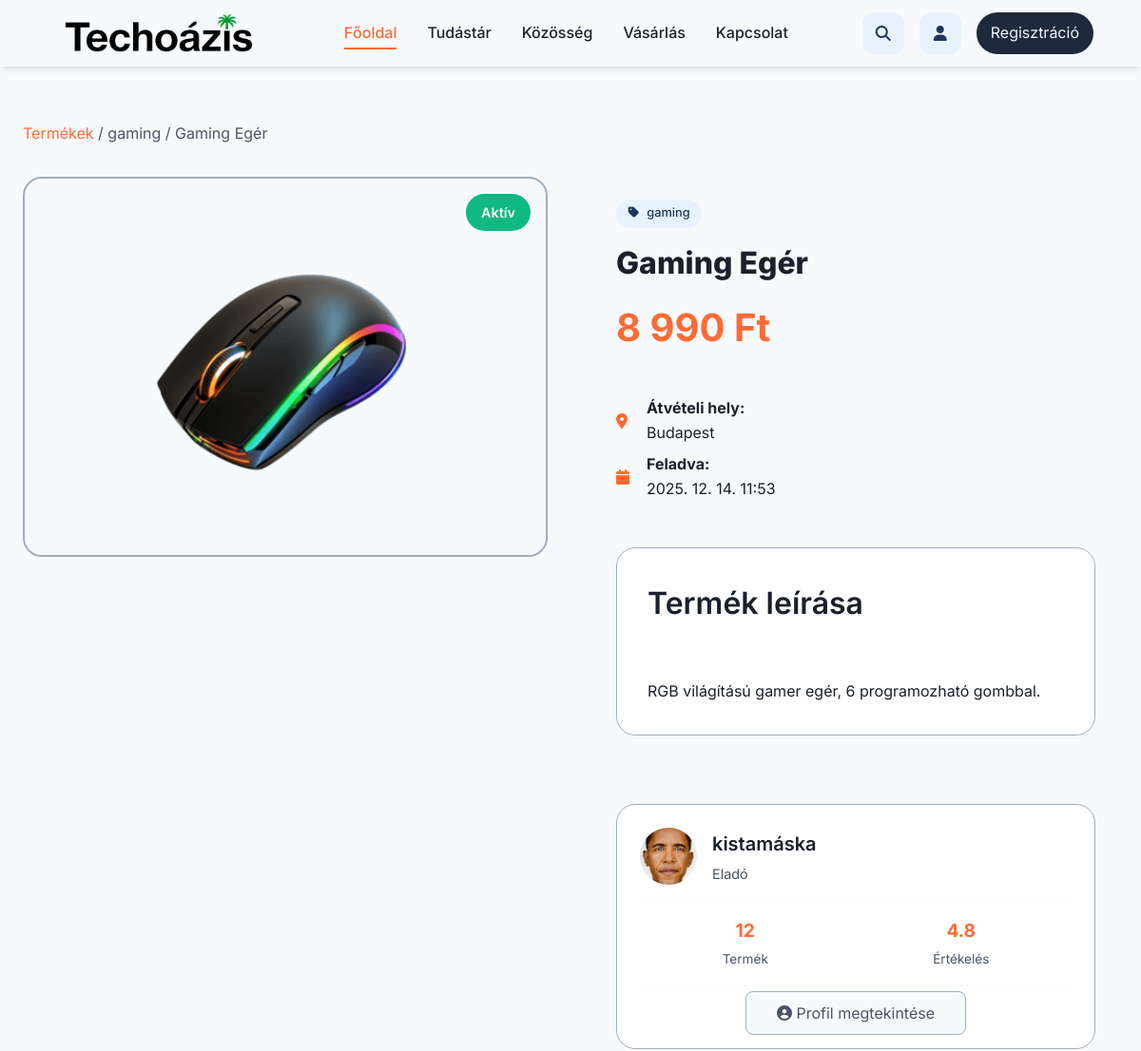
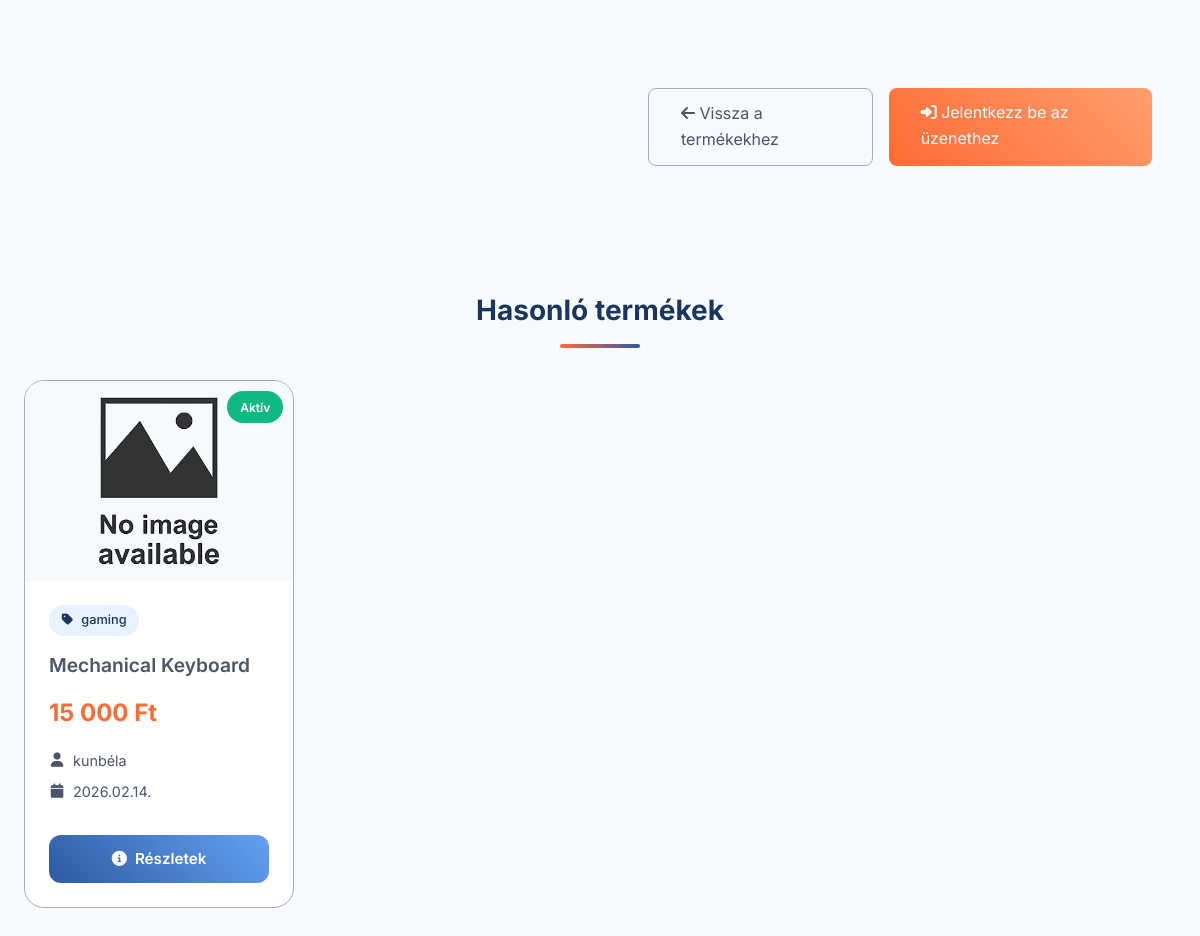
/pages/product_detail.php?id=1, run on the app's committed database (2 pictures, top to bottom).
### tables this page shows
CREATE TABLE products (
  product_id int(11) NOT NULL AUTO_INCREMENT PRIMARY KEY,
  seller_user_id int(11) NOT NULL,
  product_name varchar(255) NOT NULL,
  category varchar(255) NOT NULL,
  product_description text NOT NULL,
  price decimal(10,2) DEFAULT NULL,
  product_status enum('active','sold','hidden') NOT NULL DEFAULT 'active',
  main_image_url varchar(255) DEFAULT NULL,
  pickup_location varchar(100) DEFAULT NULL,
  created_at datetime NOT NULL DEFAULT CURRENT_TIMESTAMP,
  updated_at datetime DEFAULT NULL
);

CREATE TABLE product_images (
  image_id int(11) NOT NULL AUTO_INCREMENT PRIMARY KEY,
  product_id int(11) NOT NULL,
  image_path varchar(255) NOT NULL,
  is_primary tinyint(1) NOT NULL DEFAULT 0,
  sort_order tinyint(4) NOT NULL DEFAULT 1
);

CREATE TABLE users (
  user_id int(11) NOT NULL AUTO_INCREMENT PRIMARY KEY,
  username varchar(100) NOT NULL,
  username_slug varchar(100) DEFAULT NULL,
  email varchar(255) NOT NULL,
  user_password varchar(255) NOT NULL,
  is_active char(1) NOT NULL DEFAULT 'A',
  registration_date datetime DEFAULT CURRENT_TIMESTAMP,
  user_role char(1) NOT NULL,
  ip varchar(45) DEFAULT NULL,
  activation_code varchar(128) DEFAULT NULL,
  profile_image varchar(255) NOT NULL DEFAULT 'uploads/profile_images/anonymous.png',
  total_posts int(11) DEFAULT 0,
  total_comments int(11) DEFAULT 0,
  sold_items int(11) DEFAULT 0,
  bought_items int(11) DEFAULT 0,
  avg_rating decimal(3,2) DEFAULT 0.00,
  reset_token_hash varchar(64) DEFAULT NULL,
  reset_token_expires_at datetime DEFAULT NULL,
  remember_token VARCHAR(64) NULL,
  remember_expire DATETIME NULL
);

### pages/product_detail.php (the view, shortened to what this page needs)
<?php
require_once ROOT_PATH . '/app/db.php';
$product_id = $_GET['id'] ?? 0;
$sql = "SELECT p.*, u.username as seller_username, u.profile_image as seller_avatar, u.username_slug AS user_slug,
               u.email as seller_email, u.user_id as seller_id
        FROM products p
        JOIN users u ON p.seller_user_id = u.user_id
        WHERE p.product_id = ?";
$stmt = $conn->prepare($sql);
$stmt->bind_param('i', $product_id);
$stmt->execute();
$result = $stmt->get_result();
$product = $result->fetch_assoc();
$sql = "SELECT image_path FROM product_images WHERE product_id = ? ORDER BY is_primary DESC, sort_order ASC, image_id ASC";
$stmt = $conn->prepare($sql);
$stmt->bind_param('i', $product_id);
$stmt->execute();
$images_result = $stmt->get_result();
$images = $images_result->fetch_all(MYSQLI_ASSOC);
$sql = "SELECT p.*, u.username as seller_username,
               (SELECT image_path FROM product_images WHERE product_id = p.product_id ORDER BY is_primary DESC LIMIT 1) as main_image
        FROM products p
        JOIN users u ON p.seller_user_id = u.user_id
        WHERE p.category = ?
          AND p.product_id != ?           -- Kizárjuk az aktuális terméket
          AND p.product_status = 'active'
        ORDER BY p.created_at DESC
        LIMIT 4";
$stmt = $conn->prepare($sql);
$stmt->bind_param('si', $product['category'], $product_id);
$stmt->execute();
$similar_result = $stmt->get_result();
$similar_products = $similar_result->fetch_all(MYSQLI_ASSOC);
?>
<!DOCTYPE html>
<html lang="hu">
<head>
    <link rel="stylesheet" href="<?= BASE_URL ?>/assets/css/index.css">
    <link rel="stylesheet" href="<?= BASE_URL ?>/assets/css/animations_microinteractions.css">
    <link rel="stylesheet" href="<?= BASE_URL ?>/assets/css/button_system.css">
    <link rel="stylesheet" href="<?= BASE_URL ?>/assets/css/modern_navbar.css">
    <link rel="stylesheet" href="<?= BASE_URL ?>/assets/css/utility_classes.css">
    <link rel="stylesheet" href="<?= BASE_URL ?>/assets/css/reset&base_styles.css">
    <link rel="stylesheet" href="<?= BASE_URL ?>/assets/css/container&grid_system.css">
    <link rel="stylesheet" href="<?= BASE_URL ?>/assets/css/product_detail_style.css">
    <link rel="stylesheet" href="https://cdnjs.cloudflare.com/ajax/libs/font-awesome/6.7.2/css/all.min.css" />
</head>
<body>
    <?php include ROOT_PATH . '/views/navbar.php'; ?>
    <section class="section-padding">
        <div class="product-detail-container">
            <div style="margin-bottom: 2rem; color: var(--text-light);">
                <a href="<?= BASE_URL ?>/pages/shop.php" style="color: var(--accent-600); text-decoration: none;">Termékek</a>
                <span> / </span>
                <span><?php echo htmlspecialchars($product['category']); ?></span>
                <span> / </span>
                <span><?php echo htmlspecialchars($product['product_name']); ?></span>
            </div>
            <div class="product-detail-layout">
                <div class="product-gallery">
                    <div class="main-image-container">
                        <img id="main-product-image"
                            src="<?= BASE_URL . '/' . ltrim(htmlspecialchars($images[0]['image_path']), '/') ?>"
                             alt="<?php echo htmlspecialchars($product['product_name']); ?>"
                             class="main-image">
                        <div class="image-status-badge <?php echo 'status-' . $product['product_status']; ?>">
                            <?php
                            $status_text = [
                                'active' => 'Aktív',
                                'sold' => 'Eladva',
                                'hidden' => 'Rejtett'
                            ];
                            echo $status_text[$product['product_status']] ?? $product['product_status'];
                            ?>
                        </div>
                    </div>
                </div>
                <div class="gallery-meta-panel">
                    <div class="product-header">
                        <div class="product-category">
                            <i class="fas fa-tag"></i>
                            <?php echo htmlspecialchars($product['category']); ?>
                        </div>
                        <h1 class="product-titles"><?php echo htmlspecialchars($product['product_name']); ?></h1>
                        <div class="product-prices <?php echo $product['price'] ? '' : 'none'; ?>">
                            <?php
                            if ($product['price']) {
                                echo number_format($product['price'], 0, ',', ' ') . ' Ft';
                            } else {
                                echo 'Alkuképes';
                            }
                            ?>
                        </div>
                    </div>
                    <?php if ($product['pickup_location']): ?>
                    <div class="meta-item">
                        <i class="fas fa-map-marker-alt"></i>
                        <div>
                            <strong>Átvételi hely:</strong>
                            <div><?php echo htmlspecialchars($product['pickup_location']); ?></div>
                        </div>
                    </div>
                    <?php endif; ?>
                    <div class="meta-item">
                        <i class="fas fa-calendar"></i>
                        <div>
                            <strong>Feladva:</strong>
                            <div><?php echo date('Y. m. d. H:i', strtotime($product['created_at'])); ?></div>
                        </div>
                    </div>
                    <div class="product-meta">
                        <div class="product-description">
                            <h3>Termék leírása</h3>
                            <div class="product-description-content">
                                <?php echo nl2br(htmlspecialchars($product['product_description'])); ?>
                            </div>
                        </div>
                    </div>
                    <div class="product-info-sidebar">
                        <div class="seller-card">
                            <div class="seller-header">
                                <div class="seller-avatar">
                                    <img src="<?php echo htmlspecialchars(BASE_URL . "/" . ($product['seller_avatar'] ?? 'images/default_avatar.png')); ?>"
                                        alt="<?php echo htmlspecialchars($product['seller_username']); ?>">
                                </div>
                                <div class="seller-info">
                                    <h4><?php echo htmlspecialchars($product['seller_username']); ?></h4>
                                    <p>Eladó</p>
                                </div>
                            </div>
                            <div class="seller-stats">
                                <div class="stat-item">
                                    <div class="stat-value">12</div>
                                    <div class="stat-label">Termék</div>
                                </div>
                                <div class="stat-item">
                                    <div class="stat-value">4.8</div>
                                    <div class="stat-label">Értékelés</div>
                                </div>
                            </div>
                            <?php
                            $slug = $product['user_slug'] ?? '';
                            ?>
                            <?php if ($slug !== ''): ?>
                            <div style="text-align: center; margin-top: 1rem;">
                                <a href="<?= BASE_URL ?>/pages/profile?u=<?= urlencode($slug) ?>" class="btn-back">
                                    <i class="fas fa-user-circle"></i>
                                    Profil megtekintése
                                </a>
                            </div>
                            <?php endif; ?>
                        </div>
                        <div class="product-actions-detail">
                            <a href="<?= BASE_URL ?>/pages/shop.php" class="btn-back">
                                <i class="fas fa-arrow-left"></i>
                                Vissza a termékekhez
                            </a>
                            <?php if ($product['product_status'] === 'active'): ?>
                                <?php if (isset($_SESSION['user_id'])): ?>
                                    <?php if ($product['seller_id'] != $_SESSION['user_id']): ?>
                                        <a href="<?= BASE_URL ?>/pages/conversation.php?product_id=<?php echo $product_id; ?>"
                                        class="btn-message-seller">
                                            <i class="fas fa-comment-dots"></i>
                                            Üzenet küldése az eladónak
                                        </a>
                                    <?php else: ?>
                                        <a href="<?= BASE_URL ?>/pages/edit_product.php?id=<?php echo $product_id; ?>"
                                        class="btn-message-seller" style="background: var(--primary-500);">
                                            <i class="fas fa-edit"></i>
                                            Termék szerkesztése
                                        </a>
                                    <?php endif; ?>
                                <?php else: ?>
                                    <a href="<?= BASE_URL ?>/views/login.php"
                                    class="btn-message-seller">
                                        <i class="fas fa-sign-in-alt"></i>
                                        Jelentkezz be az üzenethez
                                    </a>
                                <?php endif; ?>
                            <?php endif; ?>
                        </div>
                    </div>
                </div>
            </div>
            <?php if (!empty($similar_products)): ?>
            <div class="similar-products">
                <h2 class="section-title">Hasonló termékek</h2>
                <div class="similar-grid">
                    <?php foreach ($similar_products as $product):  ?>
                        <?php
                        $product['main_image'] = $product['main_image'] ?? 'uploads/products/default_product.png';
                        include ROOT_PATH . '/views/product_card.php';
                        ?>
                    <?php endforeach; ?>
                </div>
            </div>
            <?php endif; ?>
        </div>
    </section>
</body>
</html>

### views/product_card.php (shortened to what this page needs)
<?php
$product_id = $product['product_id'] ?? 0;
$product_name = htmlspecialchars($product['product_name'] ?? 'Névtelen termék');
$price_value = $product['price'] ?? 0;
$price = $price_value > 0 ? number_format($price_value, 0, '', ' ') . ' Ft' : 'Alkuképes';
$seller_username = htmlspecialchars($product['seller_username'] ?? 'Ismeretlen eladó');
$category = htmlspecialchars($product['category'] ?? 'Egyéb');
$product_status = $product['product_status'] ?? 'active';
$created_date = date('Y.m.d.', strtotime($product['created_at'] ?? 'now'));
$main_image = $product['main_image'] ?? 'uploads/products/default_product.png';
$image_url = BASE_URL . '/' . htmlspecialchars($main_image);
$default_image = BASE_URL . '/uploads/products/default_product.png';
$status_text = '';
$status_class = '';
switch ($product_status) {
    case 'active':
        $status_text = 'Aktív';
        $status_class = 'status-active';
        break;
}
?>
<div class="product-card">
    <div class="product-card-inner">
        <a href="<?= BASE_URL ?>/pages/product_detail.php?id=<?= $product_id ?>" class="product-image-link">
            <div class="product-image-container">
                <img src="<?= $image_url ?>"
                     alt="<?= $product_name ?>"
                     class="product-image"
                     onerror="this.onerror=null;this.src='<?= $default_image ?>';">
                <div class="product-status-badge <?= $status_class ?>">
                    <?= $status_text ?>
                </div>
            </div>
        </a>
        <div class="product-info">
            <div class="product-category">
                <i class="fas fa-tag"></i>
                <?= $category ?>
            </div>
            <h3 class="product-title">
                <a href="<?= BASE_URL ?>/pages/product_detail?id=<?= $product_id ?>">
                    <?= $product_name ?>
                </a>
            </h3>
            <div class="product-price">
                <?= $price ?>
            </div>
            <div class="product-seller">
                <i class="fas fa-user"></i>
                <span><?= $seller_username ?></span>
            </div>
            <div class="product-date">
                <i class="fas fa-calendar"></i>
                <?= $created_date ?>
            </div>
        </div>
        <div class="product-actions">
            <?php if ($product_status === 'active'): ?>
                <a href="<?= BASE_URL ?>/pages/product_detail.php?id=<?= $product_id ?>" class="btn-details">
                    <i class="fas fa-info-circle"></i>
                    Részletek
                </a>
            <?php endif; ?>
        </div>
    </div>
</div>
<link rel="stylesheet" href="<?= BASE_URL ?>/assets/css/product_card_style.css">

### data on the page
products: category "gaming", product_name "Gaming Egér", product_status "Aktív", price "8 990", pickup_location "Budapest", created_at "2025. 12. 14. 11:53", product_description "RGB világítású gamer egér, 6 programozható gombbal.", users.profile_image (picture), users.username "kistamáska"
product_images: image_path (picture)
products: product_status "Aktív", category "gaming", product_name "Mechanical Keyboard", price "15 000 Ft", users.username "kunbéla", created_at "2026.02.14."
